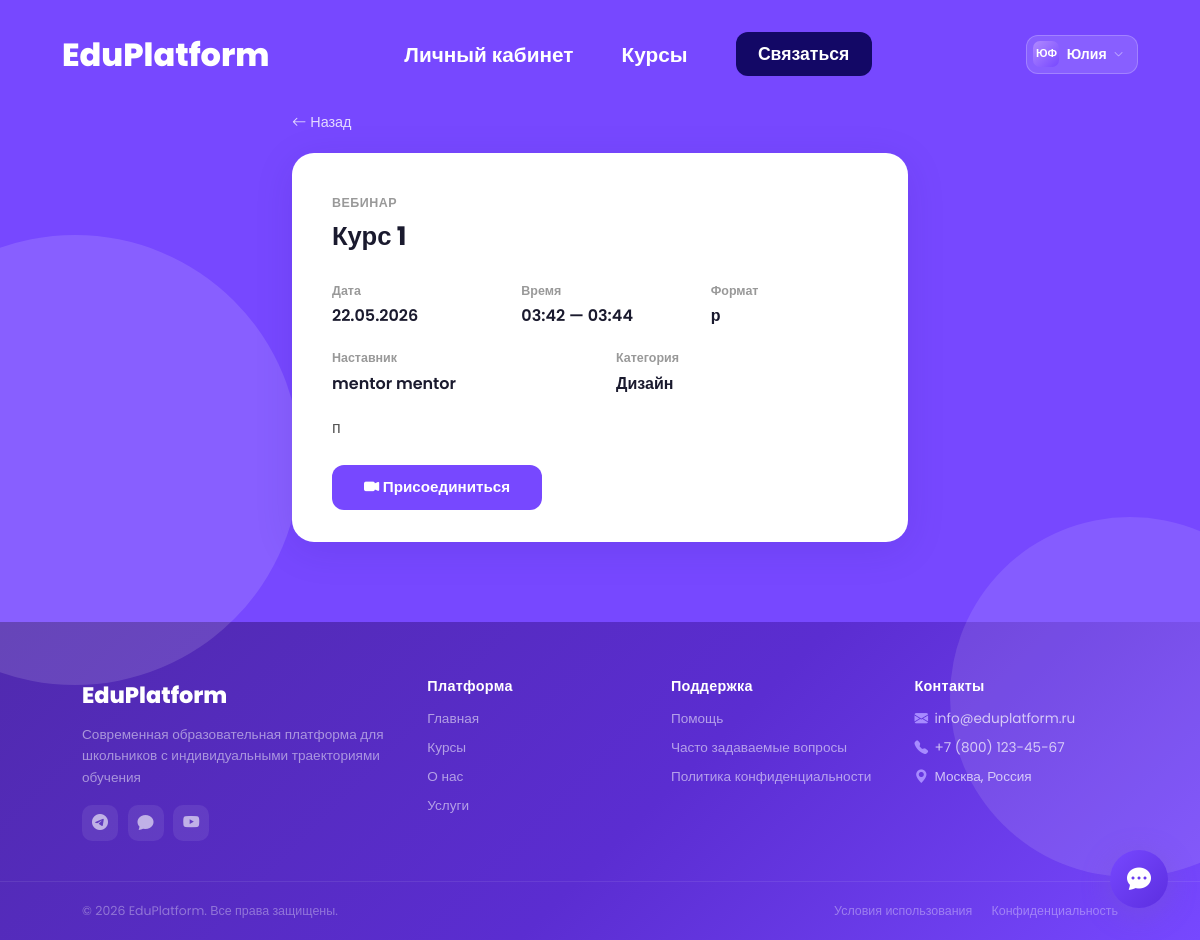
/education/schedule/4/detail/ (signed in), run on the app's committed database.
### apps/users/models.py (models this page shows, shortened)
class User(AbstractBaseUser, PermissionsMixin):
    class Role(models.TextChoices):
        STUDENT = "student", "Обучающийся"
        PARENT = "parent", "Родитель"
        MENTOR = "mentor", "Наставник"
        ADMIN = "admin", "Администратор"
    username = models.CharField(
        max_length=50,
        unique=True,
        verbose_name="Никнейм"
    )
    email = models.EmailField(
        unique=True,
        verbose_name="Email"
    )
    first_name = models.CharField(max_length=100, verbose_name="Имя")
    last_name = models.CharField(max_length=100, verbose_name="Фамилия")
    role = models.CharField(
        max_length=20,
        choices=Role.choices,
        verbose_name="Роль",
        null=True,
        blank=True,
    )
    phone = models.CharField(
        max_length=20,
        blank=True,
        verbose_name="Телефон"
    )
    avatar = models.ImageField(
        upload_to="avatars/",
        blank=True,
        null=True,
        verbose_name="Аватар"
    )
    is_active = models.BooleanField(default=True, verbose_name="Активен")
    is_staff = models.BooleanField(default=False, verbose_name="Доступ в админку")
    date_joined = models.DateTimeField(
        default=timezone.now,
        verbose_name="Дата регистрации"
    )
    USERNAME_FIELD = "username"
    REQUIRED_FIELDS = ["email", "first_name", "last_name"]
    objects = UserManager()
    def get_full_name(self):
        return f"{self.first_name} {self.last_name}"
    class Meta:
        verbose_name = "Пользователь"
        verbose_name_plural = "Пользователи"

### apps/education/models.py (models this page shows, shortened)
class Schedule(models.Model):
    course = models.ForeignKey(
        Course, on_delete=models.CASCADE,
        verbose_name="Курс"
    )
    mentor = models.ForeignKey(
        "mentors.Mentor", on_delete=models.SET_NULL,
        null=True, blank=True, related_name="schedules",
        verbose_name="Наставник"
    )
    date = models.DateField(verbose_name="Дата")
    start_time = models.TimeField(verbose_name="Время начала")
    end_time = models.TimeField(verbose_name="Время окончания")
    lesson_format = models.CharField(max_length=50, verbose_name="Формат занятия")
    location = models.CharField(max_length=255, verbose_name="Место / ссылка")
    description = models.TextField(blank=True, verbose_name="Описание")
    students = models.ManyToManyField(
        Student, blank=True, related_name="schedules",
        verbose_name="Ученики"
    )
    class Meta:
        verbose_name = "Расписание"
        verbose_name_plural = "Расписание"

class Course(models.Model):
    track = models.ForeignKey(
        Track, on_delete=models.CASCADE, related_name="courses",
        verbose_name="Трек"
    )
    name = models.CharField(max_length=200, verbose_name="Название")
    description = models.TextField(verbose_name="Описание")
    category = models.ForeignKey(
        "CourseCategory", on_delete=models.SET_NULL, null=True, blank=True,
        verbose_name="Категория"
    )
    image = models.ImageField(
        upload_to="courses/images/",
        null=True,
        blank=True,
        verbose_name="Изображение курса",
        help_text="Изображение, отображаемое на главной странице."
    )
    mentors = models.ManyToManyField(
        "mentors.Mentor", blank=True, related_name="courses",
        verbose_name="Наставники"
    )
    format = models.CharField(max_length=50, verbose_name="Формат")
    duration_hours = models.PositiveIntegerField(verbose_name="Кол-во уроков")
    class Meta:
        verbose_name = "Курс"
        verbose_name_plural = "Курсы"

class CourseCategory(models.Model):
    name = models.CharField(max_length=100, verbose_name="Название категории")
    class Meta:
        verbose_name = "Категория курса"
        verbose_name_plural = "Категории курсов"

### apps/mentors/models.py (models this page shows)
class Mentor(models.Model):
    user = models.OneToOneField(
        User, on_delete=models.CASCADE, primary_key=True,
        verbose_name="Пользователь"
    )
    specialization = models.CharField(max_length=200, verbose_name="Специализация")
    experience_years = models.PositiveIntegerField(verbose_name="Опыт работы (лет)")
    bio = models.TextField(verbose_name="Описание профиля")
    class Meta:
        verbose_name = "Наставник"
        verbose_name_plural = "Наставники"

### apps/education/views.py (the view)
# urls.py: path("schedule/<int:pk>/detail/", ScheduleDetailView.as_view(), name="schedule_detail"),
class ScheduleDetailView(LoginRequiredMixin, View):
    def get(self, request, pk):
        schedule = get_object_or_404(
            Schedule.objects.select_related("course", "mentor", "mentor__user", "course__category"),
            pk=pk
        )
        return render(request, "education/webinar_detail.html", {"schedule": schedule})

### templates/education/webinar_detail.html (shortened to what this page needs)
{% extends "base_template.html" %}
{% block content %}
  <div class="bg-blob-wrap">
  <div class="bg-blob bg-blob-1"></div>
  <div class="bg-blob bg-blob-2"></div>
</div>
<div class="wd-wrap">
  <a href="javascript:history.back()" class="wd-back"><i class="bi bi-arrow-left"></i> Назад</a>
  <div class="wd-card">
    <div class="wd-label">Вебинар</div>
    <div class="wd-title">{{ schedule.course.name }}</div>
    <div class="wd-row">
      <div class="wd-item">
        <div class="wd-item-label">Дата</div>
        <div class="wd-item-val">{{ schedule.date|date:"d.m.Y" }}</div>
      </div>
      <div class="wd-item">
        <div class="wd-item-label">Время</div>
        <div class="wd-item-val">{{ schedule.start_time|time:"H:i" }} — {{ schedule.end_time|time:"H:i" }}</div>
      </div>
      <div class="wd-item">
        <div class="wd-item-label">Формат</div>
        <div class="wd-item-val">{{ schedule.lesson_format }}</div>
      </div>
    </div>
    <div class="wd-row">
      {% if schedule.mentor %}
      <div class="wd-item">
        <div class="wd-item-label">Наставник</div>
        <div class="wd-item-val">{{ schedule.mentor.user.get_full_name }}</div>
      </div>
      {% endif %}
      {% if schedule.course.category %}
      <div class="wd-item">
        <div class="wd-item-label">Категория</div>
        <div class="wd-item-val">{{ schedule.course.category.name }}</div>
      </div>
      {% endif %}
    </div>
    {% if schedule.description %}
    <div class="wd-desc">{{ schedule.description }}</div>
    {% endif %}
    {% if schedule.location %}
    <a href="{{ schedule.location }}" target="_blank" class="wd-link">
      <i class="bi bi-camera-video-fill"></i> Присоединиться
    </a>
    {% endif %}
  </div>
</div>
{% endblock %}

### templates/base_template.html (shortened to what this page needs)
{% load static %}
{% load l10n %}
<!DOCTYPE html>
<html lang="ru">
<head>
  <link rel="stylesheet" href="https://cdn.jsdelivr.net/npm/bootstrap-icons@1.10.5/font/bootstrap-icons.css">
  <link href="https://cdn.jsdelivr.net/npm/bootstrap@5.3.8/dist/css/bootstrap.min.css" rel="stylesheet">
</head>
<body>
<header class="site-header">
  <div class="container header-inner">
    <a href="{% if user.is_authenticated %}{% url 'home' %}{% else %}{% url 'home' %}{% endif %}" class="logo" style="text-decoration:none;color:#fff;font-weight: 800;">EduPlatform</a>
    <ul class="nav">
      {% if user.is_authenticated %}
        <li>
          <a href="{% if user.role == 'student' %}{% url 'student_dashboard' %}{% elif user.role == 'parent' %}{% url 'parent_dashboard' %}{% elif user.role == 'mentor' %}{% url 'mentor_dashboard' %}{% elif user.role == 'admin' %}{% url 'admin_dashboard' %}{% else %}{% url 'home' %}{% endif %}">Личный кабинет</a>
        </li>
        <li><a href="{% url 'all_courses' %}">Курсы</a></li>
      {% else %}
        <li><a href="{% url 'home' %}">Главная</a></li>
        <li><a href="{% url 'about' %}">О нас</a></li>
        <li><a href="{% url 'services' %}">Услуги</a></li>
        <li><a href="{% url 'all_courses' %}">Курсы</a></li>
      {% endif %}
        <li><a href="{% url 'home' %}#contact-form" class="contact-btn">Связаться</a></li>
    </ul>
    <div class="nav-auth">
      {% if user.is_authenticated %}
        <div class="account-wrap" id="acWrap">
          <button class="account-btn" onclick="toggleAcMenu(event)">
            <div class="account-ava">
              {% if user.avatar %}
                <img src="{{ user.avatar.url }}" alt="">
              {% else %}
                {{ user.first_name|slice:":1" }}{{ user.last_name|slice:":1" }}
              {% endif %}
            </div>
            {{ user.first_name }}
            <i class="bi bi-chevron-down" style="font-size:.6rem;opacity:.65"></i>
          </button>
        </div>
      {% else %}
        <a href="{% url 'login' %}" class="btn-login"><i class="bi bi-person"></i> Войти</a>
      {% endif %}
    </div>
  </div>
</header>
{% block content %}{% endblock %}
<footer class="site-footer">
  <div class="footer-top">
    <div class="container footer-grid">
      <div class="footer-brand">
        <a href="{% url 'home' %}" class="footer-logo">EduPlatform</a>
        <p class="footer-desc">Современная образовательная платформа для школьников с индивидуальными траекториями обучения</p>
        <div class="footer-socials">
          <a href="#" title="Telegram"><i class="bi bi-telegram"></i></a>
          <a href="#" title="VK"><i class="bi bi-chat-fill"></i></a>
          <a href="#" title="YouTube"><i class="bi bi-youtube"></i></a>
        </div>
      </div>
      <div class="footer-col">
        <h5>Платформа</h5>
        <ul>
          <li><a href="{% url 'home' %}">Главная</a></li>
          <li><a href="{% url 'all_courses' %}">Курсы</a></li>
          <li><a href="{% url 'about' %}">О нас</a></li>
          <li><a href="{% url 'services' %}">Услуги</a></li>
        </ul>
      </div>
      <div class="footer-col">
        <h5>Поддержка</h5>
        <ul>
          <li><a href="{% url 'help' %}">Помощь</a></li>
          <li><a href="{% url 'faq' %}">Часто задаваемые вопросы</a></li>
          <li><a href="{% url 'privacy' %}">Политика конфиденциальности</a></li>
        </ul>
      </div>
      <div class="footer-col">
        <h5>Контакты</h5>
        <ul>
          <li><i class="bi bi-envelope-fill" style="color:#a78bff;margin-right:.4rem"></i> info@eduplatform.ru</li>
          <li><i class="bi bi-telephone-fill" style="color:#a78bff;margin-right:.4rem"></i> +7 (800) 123-45-67</li>
          <li><i class="bi bi-geo-alt-fill" style="color:#a78bff;margin-right:.4rem"></i> Москва, Россия</li>
        </ul>
      </div>
    </div>
  </div>
  <div class="footer-bottom">
    <div class="container footer-bottom-inner">
      <span>© {% now 'Y' %} EduPlatform. Все права защищены.</span>
      <span class="footer-bottom-links">
        <a href="{% url 'terms' %}">Условия использования</a>
        <a href="{% url 'privacy' %}">Конфиденциальность</a>
      </span>
    </div>
  </div>
</footer>
<button class="chat-fab" onclick="toggleChat()" title="Чат поддержки" aria-label="Открыть чат">
  <i class="bi bi-chat-dots-fill"></i>
</button>
</body>
</html>

### templates/base_template.html (style rules this page uses)
body { margin:0; padding:0; font-family:'Poppins',sans-serif; color:#1a1a2e; line-height:1.6; }
.container { max-width:1140px; margin:0 auto; padding:0 2rem; }
.site-header { position:absolute; top:0; width:100%; z-index:50; padding:1.6rem 0; }
.header-inner { display:flex; align-items:center; justify-content:space-between; }
.logo { color:#fff; font-weight:800; font-size:2rem; }
.nav { display:flex; gap:3rem; list-style:none; margin:0; padding:0; align-items:center; }
.nav a { color:#fff; font-size:1.3rem; text-decoration:none; font-weight:600; }
.contact-btn { background:#130866; color:#fff !important; font-size:1.1rem !important; padding:.5rem 1.4rem; border-radius:12px; text-decoration:none; display:flex; align-items:center; transition:background .2s; }
.nav-auth { display:flex; align-items:center; gap:.75rem; margin-left:1.2rem; }
.account-wrap { position:relative; }
.account-btn { display:flex; align-items:center; gap:.45rem; background:rgba(255,255,255,.13); border:1px solid rgba(255,255,255,.22); border-radius:12px; padding:.32rem .85rem .32rem .42rem; cursor:pointer; color:#fff; font-size:.88rem; font-weight:600; font-family:'Poppins',sans-serif; transition:background .18s; white-space:nowrap; }
.account-ava { width:26px; height:26px; border-radius:7px; flex-shrink:0; background:linear-gradient(135deg,#b08aff,#7748FF); display:flex; align-items:center; justify-content:center; font-size:.7rem; font-weight:800; color:#fff; overflow:hidden; }
.site-footer { background: linear-gradient(135deg, #502aae 0%, #5b2dd1 55%, #7748FF 100%); color: rgba(255,255,255,.7); font-family: 'Poppins', sans-serif; }
.footer-top { padding: 3.5rem 0 2.5rem; }
.footer-grid { display: grid; grid-template-columns: 1.5fr 1fr 1fr 1fr; gap: 2.5rem; max-width: 1100px; margin: 0 auto; padding: 0 2rem; }
.footer-brand .footer-logo { font-size: 1.4rem; font-weight: 800; color: #fff; text-decoration: none; display: inline-block; margin-bottom: .6rem; }
.footer-desc { font-size: .85rem; line-height: 1.6; color: rgba(255,255,255,.5); margin-bottom: 1rem; }
.footer-socials { display: flex; gap: .6rem; }
.footer-socials a { width: 36px; height: 36px; border-radius: 10px; background: rgba(255,255,255,.08); display: flex; align-items: center; justify-content: center; color: rgba(255,255,255,.6); font-size: 1rem; text-decoration: none; transition: background .2s, color .2s; }
.footer-col h5 { font-size: .9rem; font-weight: 700; color: #fff; margin-bottom: .8rem; letter-spacing: .02em; }
.footer-col ul { list-style: none; padding: 0; margin: 0; }
.footer-col ul li { font-size: .85rem; margin-bottom: .45rem; display: flex; align-items: center; }
.footer-col ul li a { color: rgba(255,255,255,.55); text-decoration: none; transition: color .18s; }
.footer-bottom { border-top: 1px solid rgba(255,255,255,.08); padding: 1.2rem 0; }
.footer-bottom-inner { max-width: 1100px; margin: 0 auto; padding: 0 2rem; display: flex; justify-content: space-between; align-items: center; font-size: .78rem; color: rgba(255,255,255,.35); }
.footer-bottom-links { display: flex; gap: 1.2rem; }
.footer-bottom-links a { color: rgba(255,255,255,.35); text-decoration: none; transition: color .18s; }
.chat-fab { position: fixed; bottom: 2rem; right: 2rem; z-index: 9000; width: 58px; height: 58px; border-radius: 50%; background: linear-gradient(135deg, #7748FF, #5c2ee0); border: none; cursor: pointer; color: #fff; display: flex; align-items: center; justify-content: center; font-size: 1.5rem; box-shadow: 0 6px 28px rgba(119,72,255,.45); transition: transform .2s, box-shadow .2s; box-shadow: 0 6px 28px rgba(117, 86, 204, 0.45); }

### data on the page
User: first_name "Ю", last_name "Ф", first_name "Юлия"
Schedule: course.name "Курс 1", date "22.05.2026", start_time "03:42", end_time "03:44", lesson_format "р", mentor.user.get_full_name "mentor mentor", course.category.name "Дизайн", description "п"
